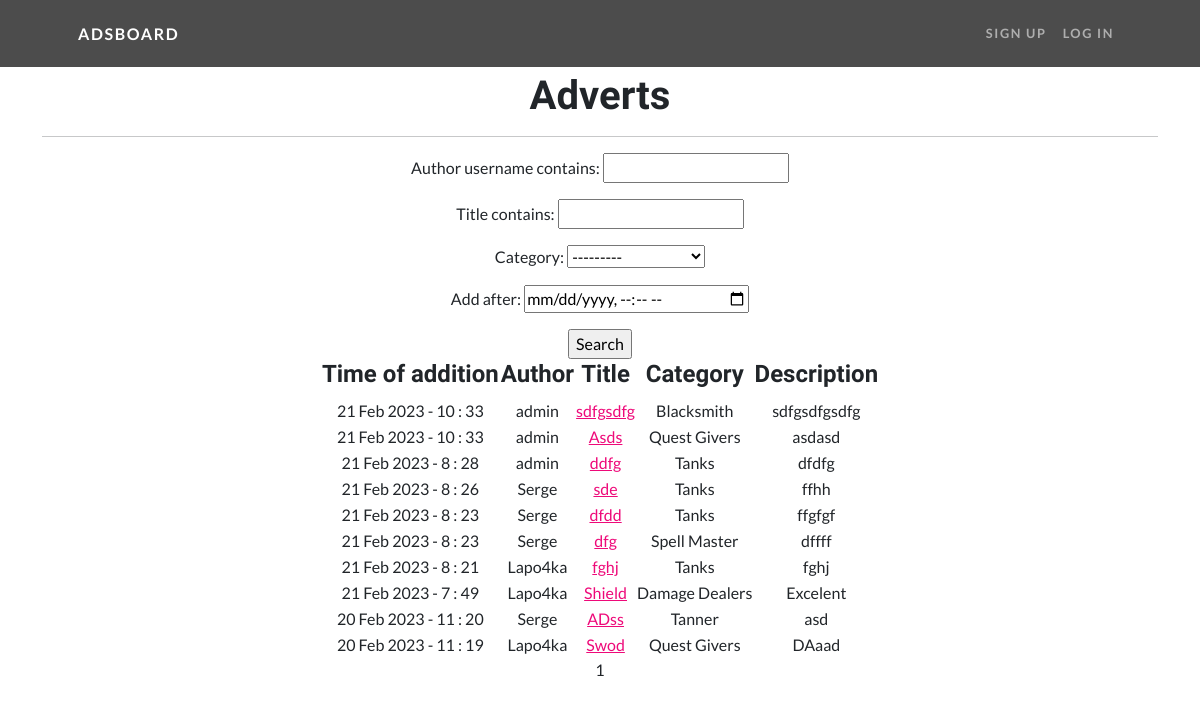
Page /adsboard/ on the earlier database version.
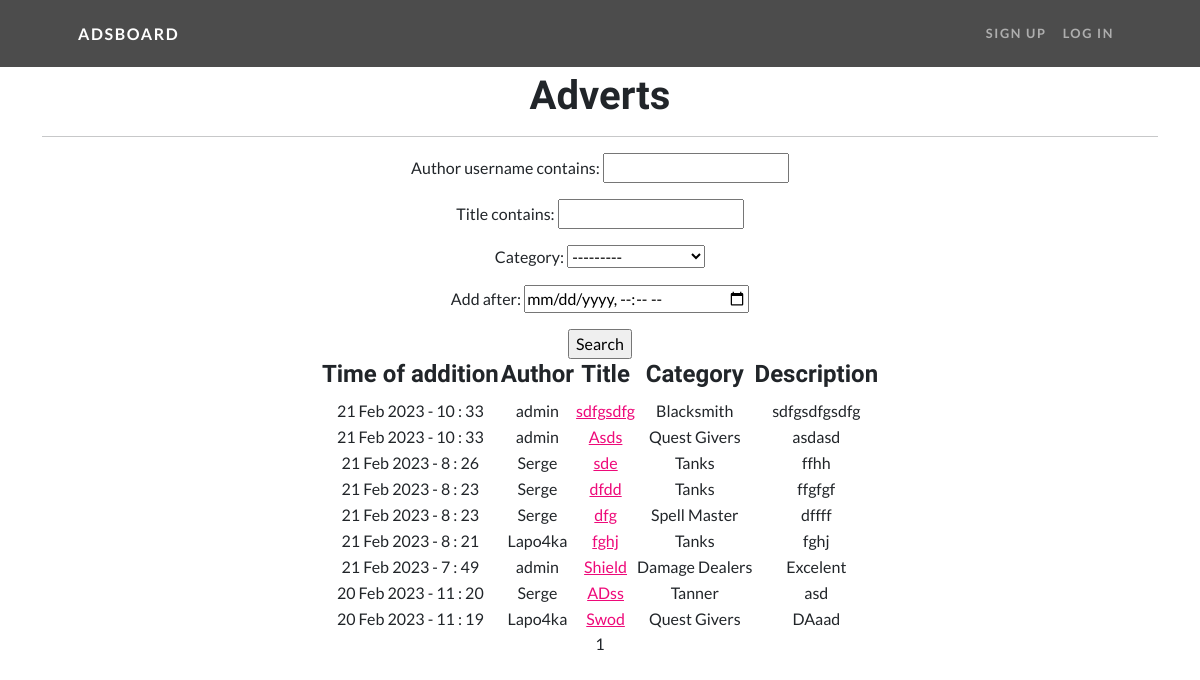
Same page on the later database version.
### ads/models.py (models this page shows, shortened)
class Advert(models.Model):
    TS = 'Tanks'
    HS = 'Healers'
    DD = 'Damage Dealers'
    TD = 'Traders'
    GM = 'Guild Masters'
    QG = 'Quest Givers'
    BS = 'Blacksmith'
    TN = 'Tanner'
    PM = 'Potion Master'
    SM = 'Spell Master'
    CATEGORY_TYPES = [
        (TS, 'Tanks'),
        (HS, 'Healers'),
        (DD, 'Damage Dealers'),
        (TD, 'Traders'),
        (GM, 'Guild Masters'),
        (QG, 'Quest Givers'),
        (BS, 'Blacksmith'),
        (TN, 'Tanner'),
        (PM, 'Potion Master'),
        (SM, 'Spell Master')
    ]
    author = models.ForeignKey(User, on_delete=models.CASCADE)
    title = models.CharField(max_length=63)
    category = models.CharField(max_length=20, choices=CATEGORY_TYPES, default=TS)
    time_add = models.DateTimeField(auto_now_add=True)
    short_resp = models.CharField(max_length=255)
    content = RichTextUploadingField(config_name='default')
    def get_absolute_url(self):
        return reverse('ad', args=[str(self.id)])

### ads/views.py (the view)
# urls.py: path('', AdsList.as_view(), name='ads'),
class AdsList(ListView):
    model = Advert
    ordering = '-time_add'
    template_name = 'ads.html'
    context_object_name = 'ads'
    paginate_by = 20
    def get_queryset(self):
        queryset = super().get_queryset()
        self.filterset = AdFilter(self.request.GET, queryset)
        return self.filterset.qs
    def get_context_data(self, **kwargs):
        context = super().get_context_data(**kwargs)
        context['filterset'] = self.filterset
        return context

### templates/ads.html (shortened to what this page needs)
{% extends 'flatpages/default.html' %}
{% load filters_stat %}
{% block content %}
<h1>Adverts</h1>
<hr>
{% if ads %}
   <form action="" method="get">
        {{ filterset.form.as_p }}
       <input type="submit" value="Search" />
   </form>
    <table align="center">
         <tr>
             <td><h4>Time of addition   </h4></td>
             <td><h4>Author   </h4></td>
             <td><h4>Title   </h4></td>
             <td><h4>Category   </h4></td>
             <td><h4>Description   </h4></td>
         </tr>
         {% for a in ads %}
         <tr>
             <td>{{ a.time_add|date:'d M Y - G : i' }}</td>
             <td>{{ a.author}}</td>
             <td><a href="{{a.get_absolute_url}}">{{ a.title}}</a></td>
             <td>{{ a.category}}</td>
             <td>{{ a.short_resp}}</td>
         <tr>
         {% endfor %}
    </table>
{% else %}
    <h2>There are no ads</h2>
{% endif %}
   {{ page_obj.number }}
{% endblock content %}

Differences in the rows shown:
removed Advert: time_add "21 Feb 2023 - 8 : 28", author "admin", title "ddfg", category "Tanks", short_resp "dfdfg"
changed Advert "21 Feb 2023 - 7 : 49": author "Lapo4ka" → "admin"
